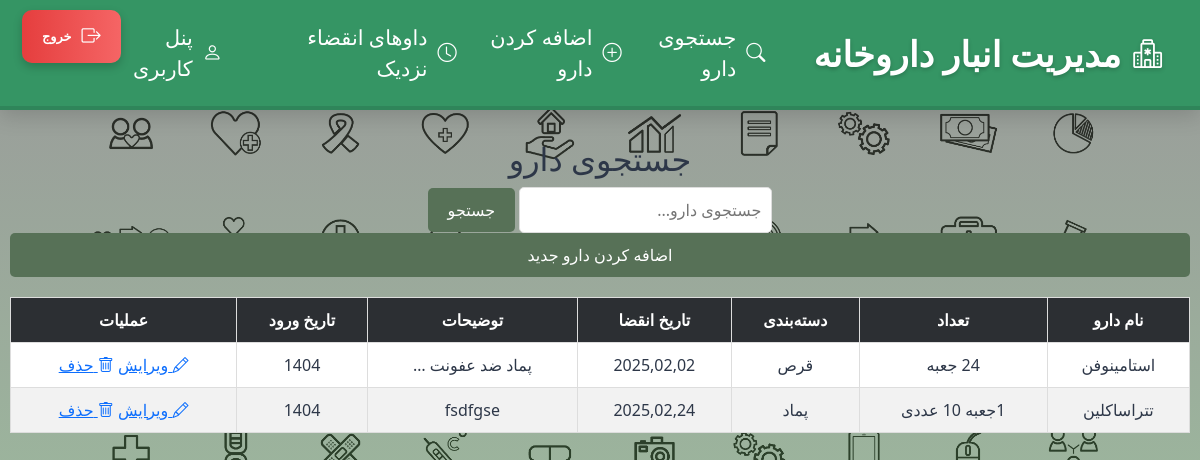
/search-drug (signed in), run on the app's committed database.
### index_module/models.py (models this page shows, shortened)
class Drugs(models.Model):
    name = models.CharField(max_length=200, verbose_name='نام دارو')
    category = models.CharField(max_length=200, verbose_name='دسته بندی دارو', null=True, blank=True)
    expiration_date = models.DateField(verbose_name='تاریخ انقضا دارو', null=True, blank=True)
    number = models.CharField(max_length=200 , verbose_name='تعداد دارو')
    description = models.CharField(max_length=400, verbose_name='توضیحات برای این دارو', null=True, blank=True)
    date_in_warehouse = models.CharField(max_length=200,verbose_name='تاریخ ورود دارو به انبار', null=True, blank=True)
    user = models.ForeignKey(settings.AUTH_USER_MODEL, on_delete=models.CASCADE, related_name='drugs', null=True)
    class Meta:
        verbose_name = 'داروها'
        verbose_name_plural = 'داروهای داروخانه'

### index_module/views.py (the view)
# urls.py: path('search-drug' , views.SearchDrugView.as_view() , name = 'search_drug'),
class SearchDrugView(LoginRequiredMixin, ListView):
    model = Drugs
    template_name = 'index_module/search_medicine.html'
    context_object_name = 'medicines'
    paginate_by = 5
    def get_queryset(self):
        query = self.request.GET.get('medicine_name', '')
        if query:
            objects = Drugs.objects.filter(name__icontains=query, user=self.request.user)
        else:
            objects = Drugs.objects.filter(user=self.request.user)
        return objects
    def get_context_data(self, **kwargs):
        context = super().get_context_data(**kwargs)
        context['search_query'] = self.request.GET.get('medicine_name', '')
        if context['search_query'] and len(self.get_queryset()) == 0:
            context['is_empty'] = True
        return context

### index_module/templates/index_module/search_medicine.html (shortened to what this page needs)
{% extends 'shared/base.html' %}
{% load static %}
{% block content %}
    <div class="table-container">
        <h2>جستجوی دارو</h2>
        <form method="get">
            <div>
                <input type="text" name="medicine_name" placeholder="جستجوی دارو..." value="{{ search_query }}" style="padding: 10px; border: 1px solid #ddd; border-radius: 5px; flex: 1;">
                <button type="submit" style="background: #577157; border: none; padding: 10px 20px; border-radius: 5px; color: #ffffff; transition: all 0.3s ease;">جستجو</button>
            </div>
        </form>
        <a href="{% url 'add_drug' %}" style="background: #577157; border: none; padding: 10px 20px; border-radius: 5px; color: #ffffff; text-decoration: none; transition: all 0.3s ease; display: block; margin-bottom: 20px;">اضافه کردن دارو جدید</a>
        {% if medicines %}
            <table>
                <thead>
                    <tr>
                        <th>نام دارو</th>
                        <th>تعداد</th>
                        <th>دسته‌بندی</th>
                        <th>تاریخ انقضا</th>
                        <th>توضیحات</th>
                        <th>تاریخ ورود</th>
                        <th>عملیات</th>
                    </tr>
                </thead>
                <tbody>
                    {% for medicine in medicines %}
                       <tr>
                            <td title="{{ medicine.name }}">{{ medicine.name|truncatechars:15}}</td>
                            <td title="{{ medicine.number }}">{{ medicine.number|truncatechars:15 }}</td>
                            <td title="{{ medicine.category }}">{{ medicine.category|default:"دسته بندی ندارد"|truncatechars:15 }}</td>
                            <td title="{{ medicine.expiration_date }}">{{ medicine.expiration_date|date:"Y,m,d" |default:"تاریخ انقضا ندارد"|truncatechars:15}}</td>
                            <td title="{{ medicine.description }}">{{ medicine.description|default:"توضیحات ندارد"|truncatechars:15 }}</td>
                            <td title="{{ medicine.date_in_warehouse }}">{{ medicine.date_in_warehouse|default:"تاریخ ورود به انبار وجود ندارد"|truncatechars:15 }}</td>
                            <td class="action-links">
                                <a href="{% url 'edit_drug' medicine.id %}"><i class="bi bi-pencil"></i> ویرایش</a>
                                <a href="{% url 'delete_drug' medicine.id %}"><i class="bi bi-trash"></i> حذف</a>
                            </td>
                        </tr>
                    {% endfor %}
                </tbody>
            </table>
        {% endif %}
    </div>
{% endblock %}

### index_module/templates/index_module/search_medicine.html (style rules this page uses)
.table-container { overflow-x: auto; -webkit-overflow-scrolling: touch; margin: 20px 0; padding: 0 10px; text-align: center; }
table { width: 100%; min-width: 800px; border-collapse: collapse; background-color: #ffffff; border: 1px solid #ddd; }
th, td { padding: 10px; text-align: center; border: 1px solid #ddd; white-space: nowrap; }
th { background-color: #2c2f33; color: #ffffff; }
tr:nth-child(even) { background-color: #f2f2f2; }

### data on the page
Drugs: name "استامینوفن", number "24 جعبه", category "قرص", expiration_date "2025,02,02", description "پماد ضد عفونت …", date_in_warehouse "1404"
Drugs: name "تتراساکلین", number "1جعبه 10 عددی", category "پماد", expiration_date "2025,02,24", description "fsdfgse", date_in_warehouse "1404"
